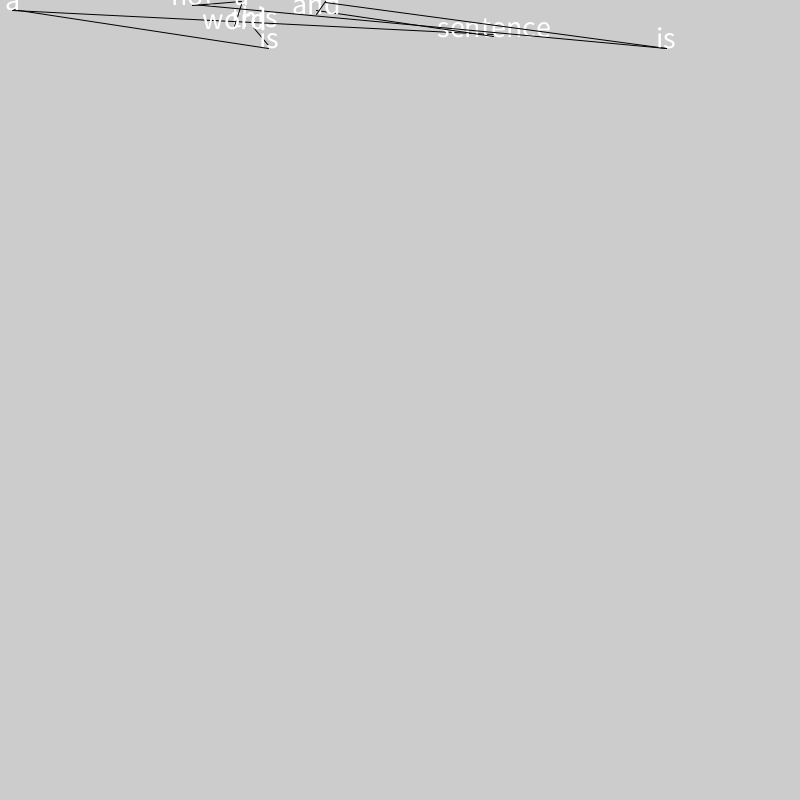
Frame 1 (no input)
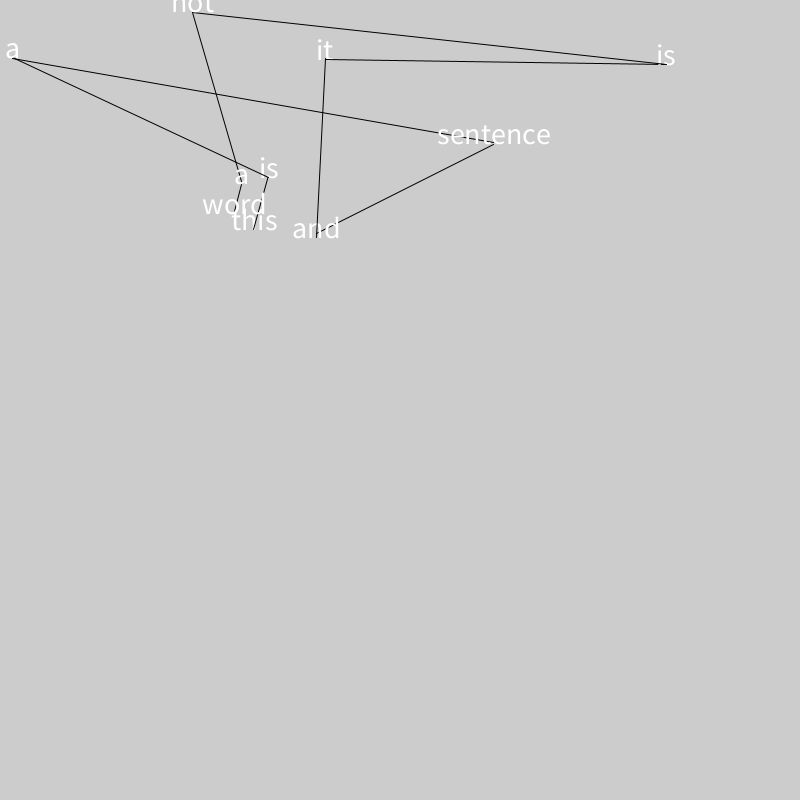
Frame 60 (the mouse pressed at the canvas centre just before this capture)
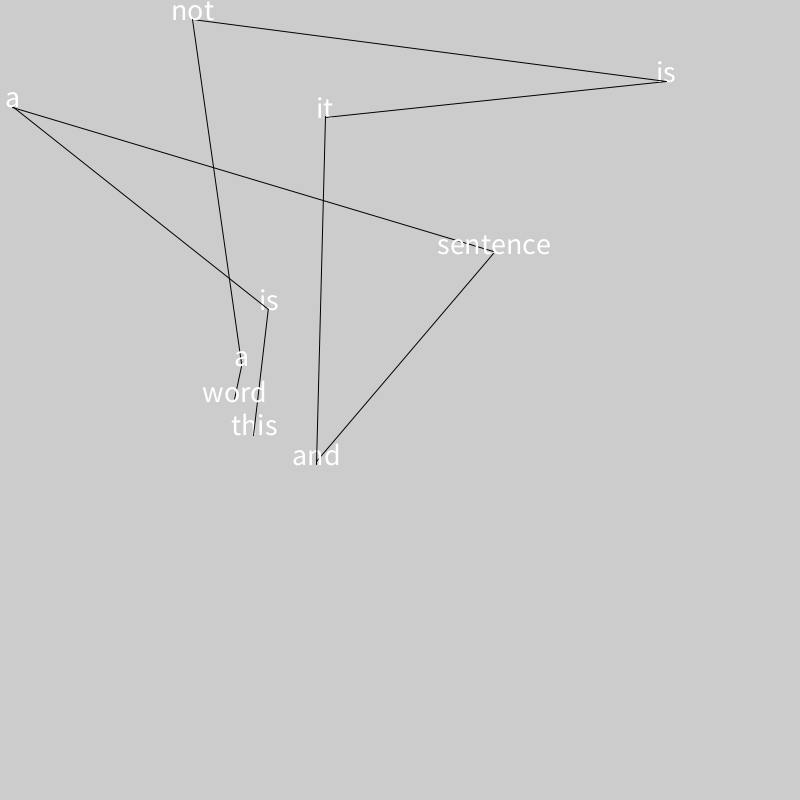
Frame 120 (the mouse held since frame 60 and released just before this capture)

The Processing sketch that drew these frames (run headless with seeded random() and noise(); from frame 60 on, the mouse is pressed at the canvas centre):

// Processing sketch: ParentsChildren_20120403_v3
// ── ParentsChildren_20120403_v3.pde
// Declare and contruct two objects (h1, h2) from the class HLine

String[] words = {"this", "is", "a", "sentence", "and", "it", "is", "not", "a", "word"};
HLine[] oth = new HLine[3];
HLine h1 = new HLine(20, 2.0, "a string", oth, 0); 
HLine h2 = new HLine(50, 2.5, "a string", oth, 1);
HLine h3 = new HLine(75, 3, "no string", oth, 2);
int w = width;
HLine[] sentence = new HLine[words.length];

 
void setup() 
{
  size(800, 800);
  frameRate(30);
  textSize(30);
  textAlign(CENTER);
  oth[0] = h1;
oth[1] = h1;
oth[2] = h3;
for (int i = 0; i < words.length; i++){
  sentence[i] = new HLine(random(100),random(4), words[i], sentence, i);
}

}

void draw() { 
  background(204);
//  h1.update(); 
//  h2.update();
//  h3.update(); 
//  h1.addChild();
//  h2.addChild(); 
//  h3.addChild();
  for (int i = 0; i < words.length; i++){
  sentence[i].update();
}
  
} 
 
class HLine {
//  String st; = "a string"; 
  float ypos, speed, x = random(800); String st; HLine[] others; int id;
  HLine (float y, float s, String st_in, HLine[] oin, int id_in) {  
    ypos = y; 
    speed = s; 
    st = st_in;
    others = oin;
    id = id_in;
    
//    child = h1;
//    child = h1;
  }
   
  void addChild(){
//  child = h2;
  }
  
  void update() { 
    ypos += speed; 
    if (ypos > width) { 
      ypos = 0; 
    } 
//    line(0, ypos, width, ypos); 
    text(st, x, ypos);
    if (id < others.length - 1){
    line(x, ypos, others[id+1].x, others[id+1].ypos);
    }
  } 
  

}
